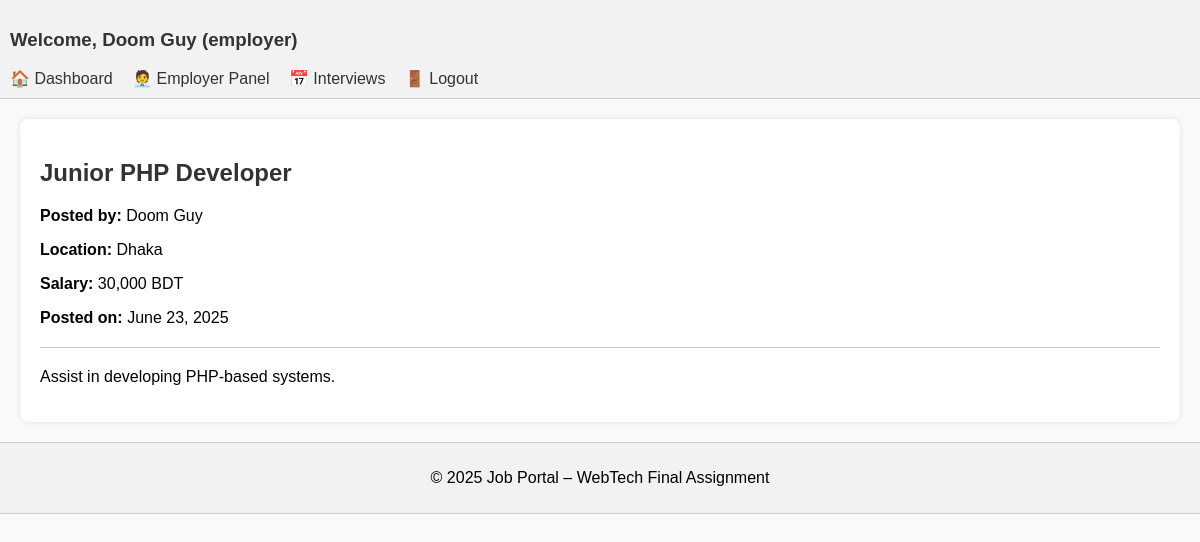
The app's page /dashboard/job_view.php?id=1 (signed in) with its own data.
### tables this page shows
CREATE TABLE `jobs` (
  `id` int(11) NOT NULL,
  `employer_id` int(11) NOT NULL,
  `title` varchar(150) NOT NULL,
  `description` text NOT NULL,
  `location` varchar(100) DEFAULT NULL,
  `salary` varchar(100) DEFAULT NULL,
  `created_at` timestamp NOT NULL DEFAULT current_timestamp()
);

CREATE TABLE `users` (
  `id` int(11) NOT NULL,
  `name` varchar(100) NOT NULL,
  `email` varchar(100) NOT NULL,
  `password` varchar(255) NOT NULL,
  `user_type` enum('seeker','employer') NOT NULL,
  `created_at` timestamp NOT NULL DEFAULT current_timestamp()
);

### dashboard/job_view.php (the view, shortened to what this page needs)
<?php
require_once '../config/db.php';
include 'header.php';
$job_id = (int) $_GET['id'];
$stmt = $conn->prepare("
    SELECT j.title, j.description, j.location, j.salary, j.created_at, u.name AS employer
    FROM jobs j
    JOIN users u ON j.employer_id = u.id
    WHERE j.id = ?
");
$stmt->bind_param("i", $job_id);
$stmt->execute();
$result = $stmt->get_result();
if ($job = $result->fetch_assoc()) {
    echo "<h2>" . htmlspecialchars($job['title']) . "</h2>";
    echo "<p><strong>Posted by:</strong> " . htmlspecialchars($job['employer']) . "</p>";
    echo "<p><strong>Location:</strong> " . htmlspecialchars($job['location']) . "</p>";
    echo "<p><strong>Salary:</strong> " . htmlspecialchars($job['salary']) . "</p>";
    echo "<p><strong>Posted on:</strong> " . date("F j, Y", strtotime($job['created_at'])) . "</p>";
    echo "<hr><p>" . nl2br(htmlspecialchars($job['description'])) . "</p>";
} else {
    echo "<p>Job not found.</p>";
}
include 'footer.php';
?>

### css/style.css (style rules this page uses)
body { font-family: Arial, sans-serif; margin: 0; padding: 0; background: #f9f9f9; }
h2, h3 { color: #333; }
hr { border: 0; border-top: 1px solid #ccc; margin: 20px 0; }

### records on screen
jobs: title "Junior PHP Developer", employer.name "Doom Guy", location "Dhaka", salary "30,000 BDT", created_at "June 23, 2025", description "Assist in developing PHP-based systems."

### other values on screen
$_SESSION['user_name'] "Doom Guy"
$_SESSION['user_type'] "employer"
